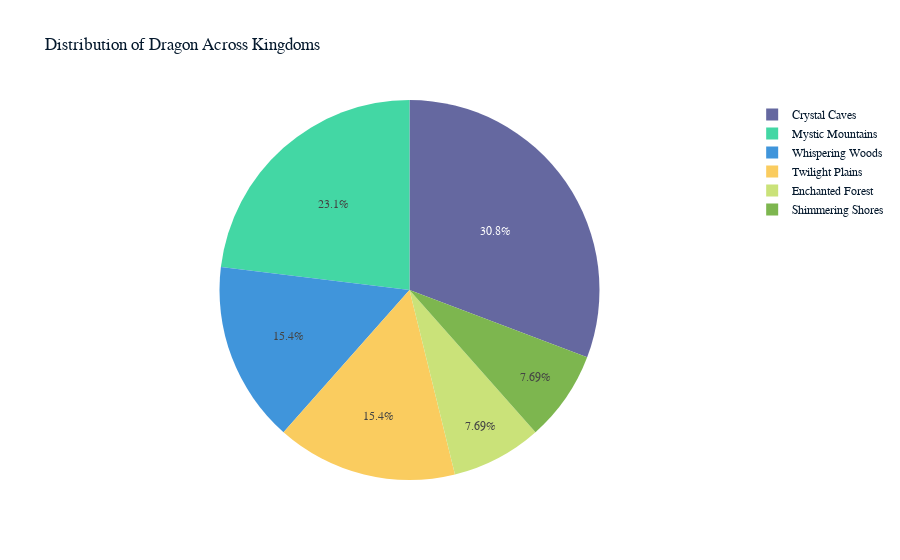
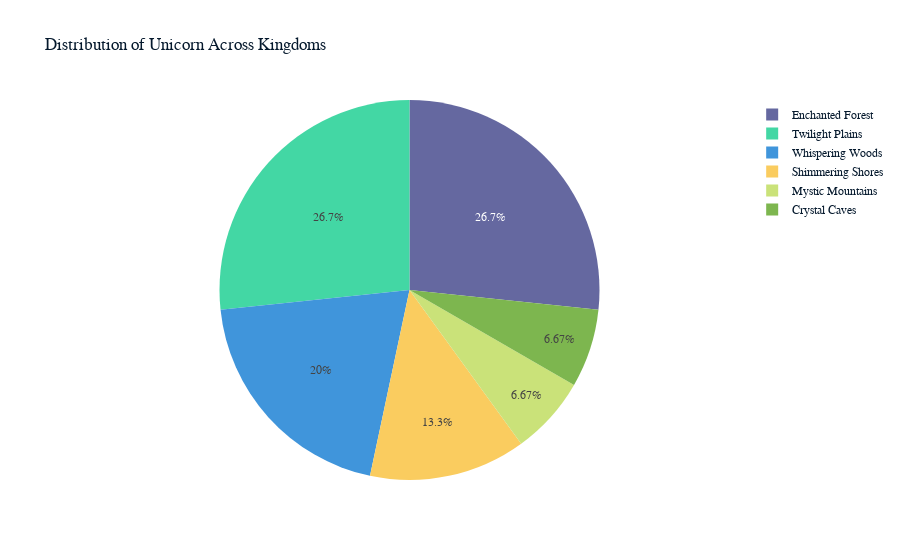
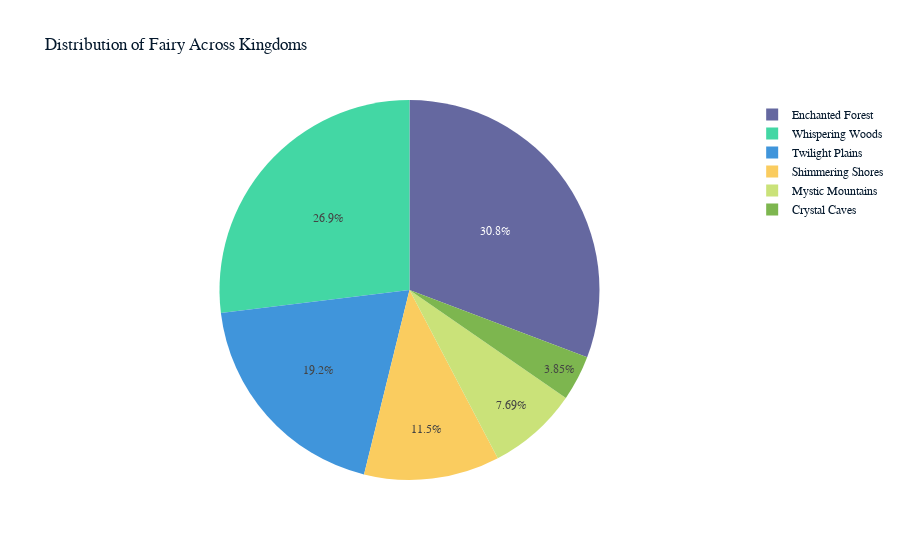
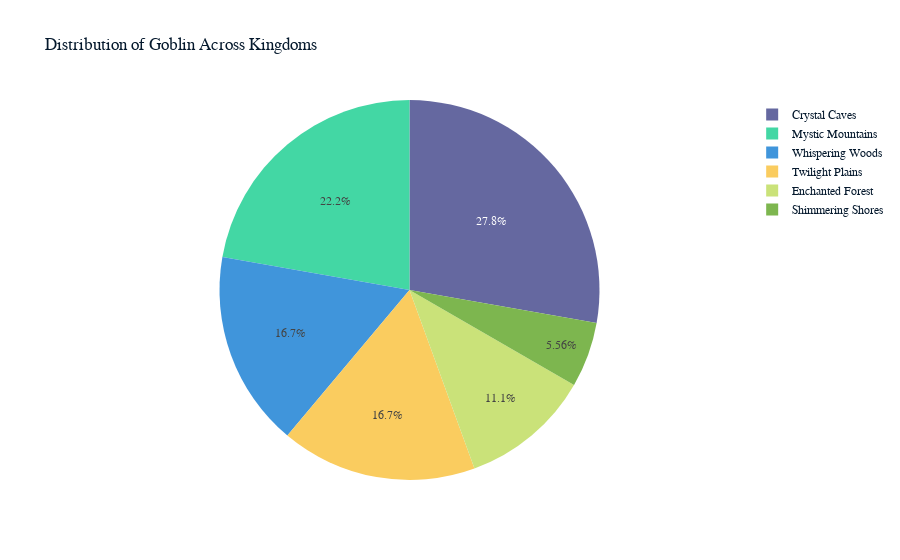

The code cell stored with these charts, in order, in its notebook:
### Code cell
def plot_pie_for_creature(df,creature_type):
    creature_df = df[df['CreatureType'] == creature_type]
    total = creature_df['Number_of_Creatures'].sum()
    creature_df['Percent'] = (creature_df['Number_of_Creatures'] / total) * 100
    
    fig = px.pie(creature_df, names='Kingdom', values='Percent', 
                 title=f'Distribution of {creature_type} Across Kingdoms', 
                 labels={'Percent': 'Percentage'})
    fig.show()

for creature in data['CreatureType'].unique():
    plot_pie_for_creature(data,creature)

### Figure 1 — Plotly figure (JSON) as saved in the notebook; plotly's stock layout.template omitted (floating-point values rounded to 4 significant figures)
{"data": [{"domain": {"x": [0, 1], "y": [0, 1]}, "hovertemplate": "Kingdom=%{label}<br>Percentage=%{value}<extra></extra>", "labels": ["Enchanted Forest", "Mystic Mountains", "Whispering Woods", "Crystal Caves", "Shimmering Shores", "Twilight Plains"], "legendgroup": "", "name": "", "showlegend": true, "values": [7.692, 23.08, 15.38, 30.77, 7.692, 15.38], "type": "pie"}], "layout": {"legend": {"tracegroupgap": 0}, "title": {"text": "Distribution of Dragon Across Kingdoms"}}}

### Figure 2 — Plotly figure (JSON) as saved in the notebook; plotly's stock layout.template omitted (floating-point values rounded to 4 significant figures)
{"data": [{"domain": {"x": [0, 1], "y": [0, 1]}, "hovertemplate": "Kingdom=%{label}<br>Percentage=%{value}<extra></extra>", "labels": ["Enchanted Forest", "Mystic Mountains", "Whispering Woods", "Crystal Caves", "Shimmering Shores", "Twilight Plains"], "legendgroup": "", "name": "", "showlegend": true, "values": [26.67, 6.667, 20, 6.667, 13.33, 26.67], "type": "pie"}], "layout": {"legend": {"tracegroupgap": 0}, "title": {"text": "Distribution of Unicorn Across Kingdoms"}}}

### Figure 3 — Plotly figure (JSON) as saved in the notebook; plotly's stock layout.template omitted (floating-point values rounded to 4 significant figures)
{"data": [{"domain": {"x": [0, 1], "y": [0, 1]}, "hovertemplate": "Kingdom=%{label}<br>Percentage=%{value}<extra></extra>", "labels": ["Enchanted Forest", "Mystic Mountains", "Whispering Woods", "Crystal Caves", "Shimmering Shores", "Twilight Plains"], "legendgroup": "", "name": "", "showlegend": true, "values": [30.77, 7.692, 26.92, 3.846, 11.54, 19.23], "type": "pie"}], "layout": {"legend": {"tracegroupgap": 0}, "title": {"text": "Distribution of Fairy Across Kingdoms"}}}

### Figure 4 — Plotly figure (JSON) as saved in the notebook; plotly's stock layout.template omitted (floating-point values rounded to 4 significant figures)
{"data": [{"domain": {"x": [0, 1], "y": [0, 1]}, "hovertemplate": "Kingdom=%{label}<br>Percentage=%{value}<extra></extra>", "labels": ["Enchanted Forest", "Mystic Mountains", "Whispering Woods", "Crystal Caves", "Shimmering Shores", "Twilight Plains"], "legendgroup": "", "name": "", "showlegend": true, "values": [11.11, 22.22, 16.67, 27.78, 5.556, 16.67], "type": "pie"}], "layout": {"legend": {"tracegroupgap": 0}, "title": {"text": "Distribution of Goblin Across Kingdoms"}}}
